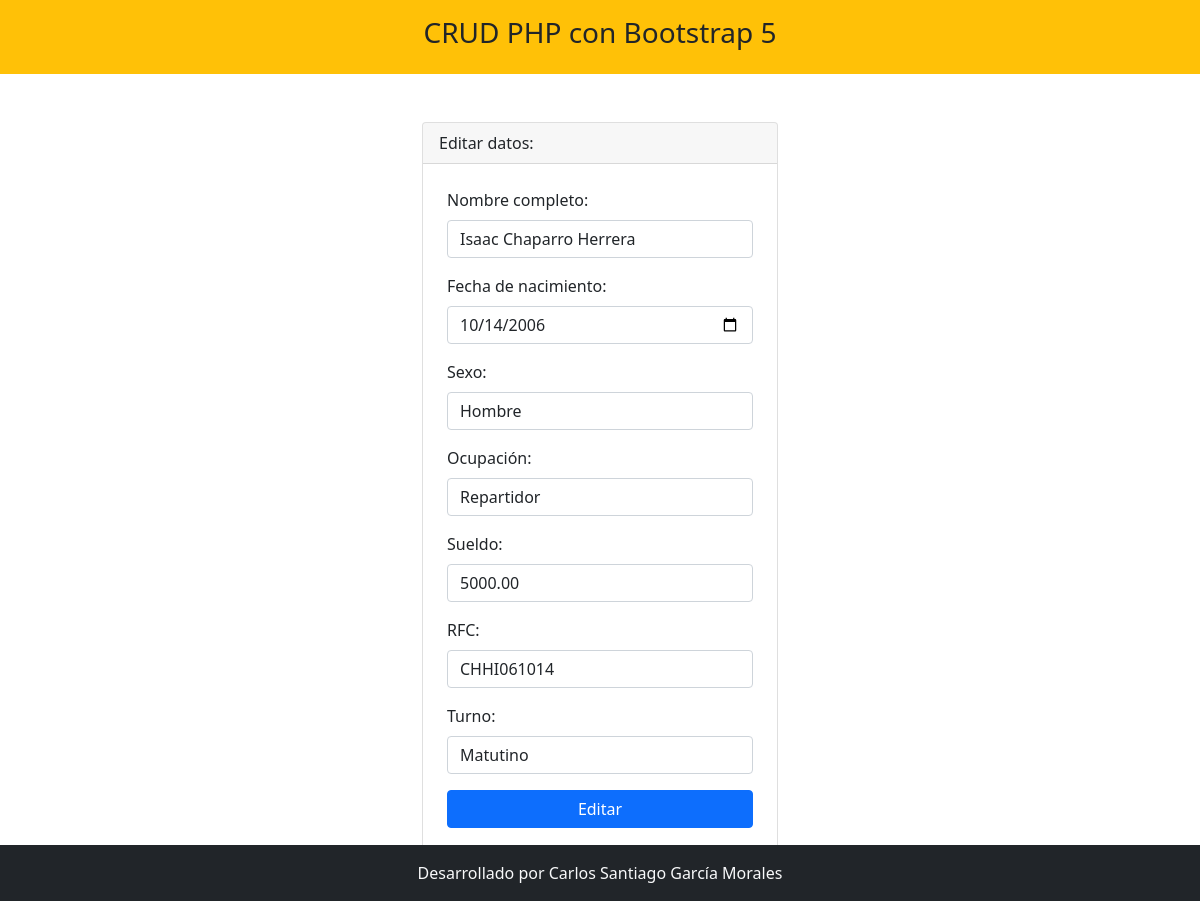
Page /editar.php?id_empleado=E03 on the committed database.
### tables this page shows
CREATE TABLE `tbl_empleados` (
  `id_empleado` varchar(5) NOT NULL,
  `nombre` varchar(100) NOT NULL,
  `fecha_nacimiento` date NOT NULL,
  `sexo` varchar(20) NOT NULL,
  `ocupacion` varchar(30) NOT NULL,
  `sueldo` decimal(10,2) NOT NULL,
  `rfc` varchar(10) NOT NULL,
  `turno` varchar(30) NOT NULL
);

### editar.php (the view, shortened to what this page needs)
<?php include 'template/header.php' ?>
<?php
    include_once 'model/conexion.php';
    $id = $_GET['id_empleado'];
    $sentencia = $bd->prepare("select * from tbl_empleados where id_empleado = ?;");
    $sentencia->execute([$id]);
    $empleado = $sentencia->fetch(PDO::FETCH_OBJ);
?>
<div class="container mt-5">
    <div class="row justify-content-center">
        <div class="col-md-4">
            <div class="card">
                <div class="card-header">
                    Editar datos:
                </div>
                <form class="p-4" method="POST" action="editarProceso.php">
                    <div class="mb-3">
                        <label class="form-label">Nombre completo: </label>
                        <input type="text" class="form-control" name="nombre" autofocus required
                        value="<?php echo $empleado->nombre; ?>">
                    </div>
                    <div class="mb-3">
                        <label class="form-label">Fecha de nacimiento: </label>
                        <input type="date" class="form-control" name="fecha_nacimiento" autofocus required
                        value="<?php echo $empleado->fecha_nacimiento; ?>">
                    </div>
                    <div class="mb-3">
                        <label class="form-label">Sexo: </label>
                        <input type="text" class="form-control" name="sexo" autofocus required
                        value="<?php echo $empleado->sexo; ?>">
                    </div>
                    <div class="mb-3">
                        <label class="form-label">Ocupación: </label>
                        <input type="text" class="form-control" name="ocupacion" autofocus required
                        value="<?php echo $empleado->ocupacion; ?>">
                    </div>
                    <div class="mb-3">
                        <label class="form-label">Sueldo: </label>
                        <input type="number" class="form-control" name="sueldo" autofocus required
                        value="<?php echo $empleado->sueldo; ?>">
                    </div>
                    <div class="mb-3">
                        <label class="form-label">RFC: </label>
                        <input type="text" class="form-control" name="rfc" autofocus required
                        value="<?php echo $empleado->rfc; ?>">
                    </div>
                    <div class="mb-3">
                        <label class="form-label">Turno: </label>
                        <input type="text" class="form-control" name="turno" autofocus required
                        value="<?php echo $empleado->turno; ?>">
                    </div>
                    <div class="d-grid">
                        <input type="submit" class="btn btn-primary" value="Editar">
                    </div>
                </form>
            </div>
        </div>
    </div>
</div>
<?php include 'template/footer.php' ?>

### rows in the picture
tbl_empleados: nombre "Isaac Chaparro Herrera", fecha_nacimiento "10/14/2006", sexo "Hombre", ocupacion "Repartidor", sueldo "5000.00", rfc "CHHI061014", turno "Matutino"
